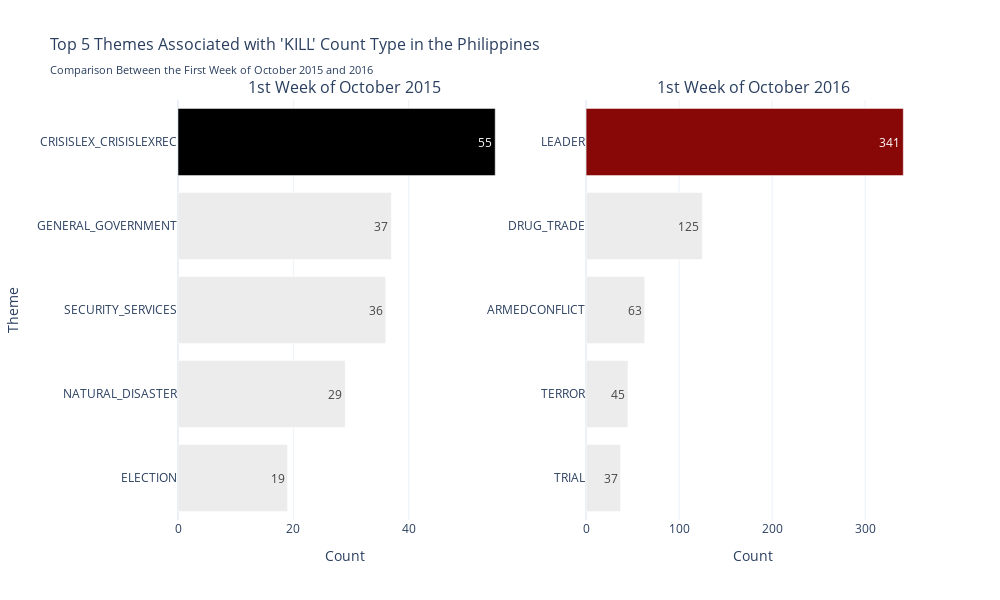

Notebook cell for this chart:
### Code cell
# Sorting and extracting the maximum count for 2015
result_asc_2015 = result_2015.sort_values(by="count", ascending=True)
max_count_2015 = result_asc_2015["count"].max()
colors_2015 = ["#ECECEC" if count != max_count_2015 else '#000000'
               for count in result_asc_2015["count"]]

# Sorting and extracting the maximum count for 2016
result_asc_2016 = result.sort_values(by="count", ascending=True)
max_count_2016 = result_asc_2016["count"].max()
colors_2016 = ["#ECECEC" if count != max_count_2016 else '#880808'
               for count in result_asc_2016["count"]]

# Creating a subplot with two plots side by side
fig = make_subplots(rows=1, cols=2,
                    subplot_titles=("1st Week of October 2015",
                                    "1st Week of October 2016"))

# Adding the 2015 bar chart to the first subplot
fig.add_trace(
    go.Bar(
        y=result_asc_2015["Themes_Single"],
        x=result_asc_2015["count"],
        marker=dict(color=colors_2015),
        text=result_asc_2015["count"],
        orientation='h',
        showlegend=False
    ),
    row=1, col=1
)

# Adding the 2016 bar chart to the second subplot
fig.add_trace(
    go.Bar(
        y=result_asc_2016["Themes_Single"],
        x=result_asc_2016["count"],
        marker=dict(color=colors_2016),
        text=result_asc_2016["count"],
        orientation='h',
        showlegend=False
    ),
    row=1, col=2
)

# Updating layout properties for both subplots
fig.update_layout(
    title="Top 5 Themes Associated with 'KILL' Count Type in the Philippines<br>"
        "<sub>Comparison Between the First Week of October 2015 and 2016</sub>",
    title_font_size=16,
    xaxis_title="Count",
    yaxis_title="Theme",
    width=1000,
    height=600,
    template="plotly_white"
)

# Adjusting the subplot titles
fig.update_xaxes(title_text="Count", row=1, col=1)
fig.update_xaxes(title_text="Count", row=1, col=2)

# Display the combined plot
fig.show()

### Figure 1 — Plotly figure (JSON) as saved in the notebook; plotly's stock layout.template omitted (floating-point values rounded to 4 significant figures)
{"data": [{"marker": {"color": ["#ECECEC", "#ECECEC", "#ECECEC", "#ECECEC", "#000000"]}, "orientation": "h", "showlegend": false, "text": [19, 29, 36, 37, 55], "type": "bar", "x": [19, 29, 36, 37, 55], "xaxis": "x", "y": ["ELECTION", "NATURAL_DISASTER", "SECURITY_SERVICES", "GENERAL_GOVERNMENT", "CRISISLEX_CRISISLEXREC"], "yaxis": "y"}, {"marker": {"color": ["#ECECEC", "#ECECEC", "#ECECEC", "#ECECEC", "#880808"]}, "orientation": "h", "showlegend": false, "text": [37, 45, 63, 125, 341], "type": "bar", "x": [37, 45, 63, 125, 341], "xaxis": "x2", "y": ["TRIAL", "TERROR", "ARMEDCONFLICT", "DRUG_TRADE", "LEADER"], "yaxis": "y2"}], "layout": {"annotations": [{"font": {"size": 16}, "showarrow": false, "text": "1st Week of October 2015", "x": 0.225, "xanchor": "center", "xref": "paper", "y": 1, "yanchor": "bottom", "yref": "paper"}, {"font": {"size": 16}, "showarrow": false, "text": "1st Week of October 2016", "x": 0.775, "xanchor": "center", "xref": "paper", "y": 1, "yanchor": "bottom", "yref": "paper"}], "height": 600, "title": {"font": {"size": 16}, "text": "Top 5 Themes Associated with 'KILL' Count Type in the Philippines<br><sub>Comparison Between the First Week of October 2015 and 2016</sub>"}, "width": 1000, "xaxis": {"anchor": "y", "autorange": true, "domain": [0, 0.45], "range": [0, 57.89], "title": {"text": "Count"}, "type": "linear"}, "xaxis2": {"anchor": "y2", "autorange": true, "domain": [0.55, 1], "range": [0, 358.9], "title": {"text": "Count"}, "type": "linear"}, "yaxis": {"anchor": "x", "autorange": true, "domain": [0, 1], "range": [-0.5, 4.5], "title": {"text": "Theme"}, "type": "category"}, "yaxis2": {"anchor": "x2", "autorange": true, "domain": [0, 1], "range": [-0.5, 4.5], "type": "category"}}}
